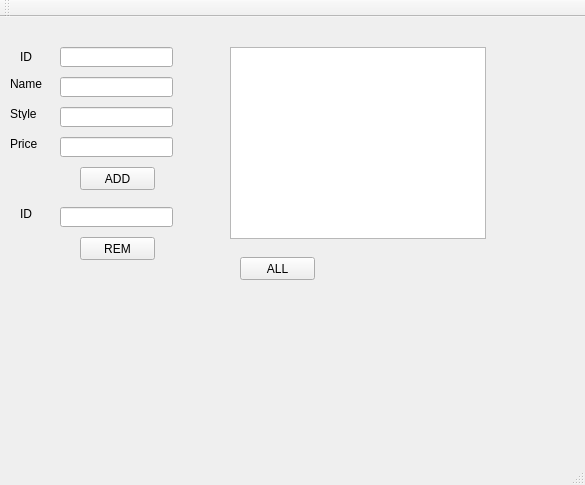
<?xml version="1.0" encoding="UTF-8"?>
<ui version="4.0">
 <class>MainWindow</class>
 <widget class="QMainWindow" name="MainWindow">
  <property name="geometry">
   <rect>
    <x>0</x>
    <y>0</y>
    <width>585</width>
    <height>485</height>
   </rect>
  </property>
  <property name="windowTitle">
   <string>MainWindow</string>
  </property>
  <widget class="QWidget" name="centralWidget">
   <widget class="QPushButton" name="pushButton_ADD">
    <property name="geometry">
     <rect>
      <x>80</x>
      <y>150</y>
      <width>75</width>
      <height>23</height>
     </rect>
    </property>
    <property name="text">
     <string>ADD</string>
    </property>
   </widget>
   <widget class="QLineEdit" name="lineEdit_ID">
    <property name="geometry">
     <rect>
      <x>60</x>
      <y>30</y>
      <width>113</width>
      <height>20</height>
     </rect>
    </property>
   </widget>
   <widget class="QLineEdit" name="lineEdit_N">
    <property name="geometry">
     <rect>
      <x>60</x>
      <y>60</y>
      <width>113</width>
      <height>20</height>
     </rect>
    </property>
   </widget>
   <widget class="QLineEdit" name="lineEdit_S">
    <property name="geometry">
     <rect>
      <x>60</x>
      <y>90</y>
      <width>113</width>
      <height>20</height>
     </rect>
    </property>
   </widget>
   <widget class="QLineEdit" name="lineEdit_P">
    <property name="geometry">
     <rect>
      <x>60</x>
      <y>120</y>
      <width>113</width>
      <height>20</height>
     </rect>
    </property>
   </widget>
   <widget class="QLabel" name="label">
    <property name="geometry">
     <rect>
      <x>20</x>
      <y>30</y>
      <width>31</width>
      <height>20</height>
     </rect>
    </property>
    <property name="text">
     <string>ID</string>
    </property>
   </widget>
   <widget class="QLabel" name="label_2">
    <property name="geometry">
     <rect>
      <x>10</x>
      <y>60</y>
      <width>47</width>
      <height>13</height>
     </rect>
    </property>
    <property name="text">
     <string>Name</string>
    </property>
   </widget>
   <widget class="QLabel" name="label_3">
    <property name="geometry">
     <rect>
      <x>10</x>
      <y>90</y>
      <width>47</width>
      <height>13</height>
     </rect>
    </property>
    <property name="text">
     <string>Style</string>
    </property>
   </widget>
   <widget class="QLabel" name="label_4">
    <property name="geometry">
     <rect>
      <x>10</x>
      <y>120</y>
      <width>47</width>
      <height>13</height>
     </rect>
    </property>
    <property name="text">
     <string>Price</string>
    </property>
   </widget>
   <widget class="QLineEdit" name="lineEdit_ID2">
    <property name="geometry">
     <rect>
      <x>60</x>
      <y>190</y>
      <width>113</width>
      <height>20</height>
     </rect>
    </property>
   </widget>
   <widget class="QPushButton" name="pushButton_REM">
    <property name="geometry">
     <rect>
      <x>80</x>
      <y>220</y>
      <width>75</width>
      <height>23</height>
     </rect>
    </property>
    <property name="text">
     <string>REM</string>
    </property>
   </widget>
   <widget class="QTableView" name="Design">
    <property name="geometry">
     <rect>
      <x>230</x>
      <y>30</y>
      <width>256</width>
      <height>192</height>
     </rect>
    </property>
   </widget>
   <widget class="QPushButton" name="pushButton_ALL">
    <property name="geometry">
     <rect>
      <x>240</x>
      <y>240</y>
      <width>75</width>
      <height>23</height>
     </rect>
    </property>
    <property name="text">
     <string>ALL</string>
    </property>
   </widget>
   <widget class="QLabel" name="label_5">
    <property name="geometry">
     <rect>
      <x>20</x>
      <y>190</y>
      <width>47</width>
      <height>13</height>
     </rect>
    </property>
    <property name="text">
     <string>ID</string>
    </property>
   </widget>
  </widget>
  <widget class="QMenuBar" name="menuBar">
   <property name="geometry">
    <rect>
     <x>0</x>
     <y>0</y>
     <width>585</width>
     <height>21</height>
    </rect>
   </property>
  </widget>
  <widget class="QToolBar" name="mainToolBar">
   <attribute name="toolBarArea">
    <enum>TopToolBarArea</enum>
   </attribute>
   <attribute name="toolBarBreak">
    <bool>false</bool>
   </attribute>
  </widget>
  <widget class="QStatusBar" name="statusBar"/>
 </widget>
 <layoutdefault spacing="6" margin="11"/>
 <resources/>
 <connections/>
</ui>
